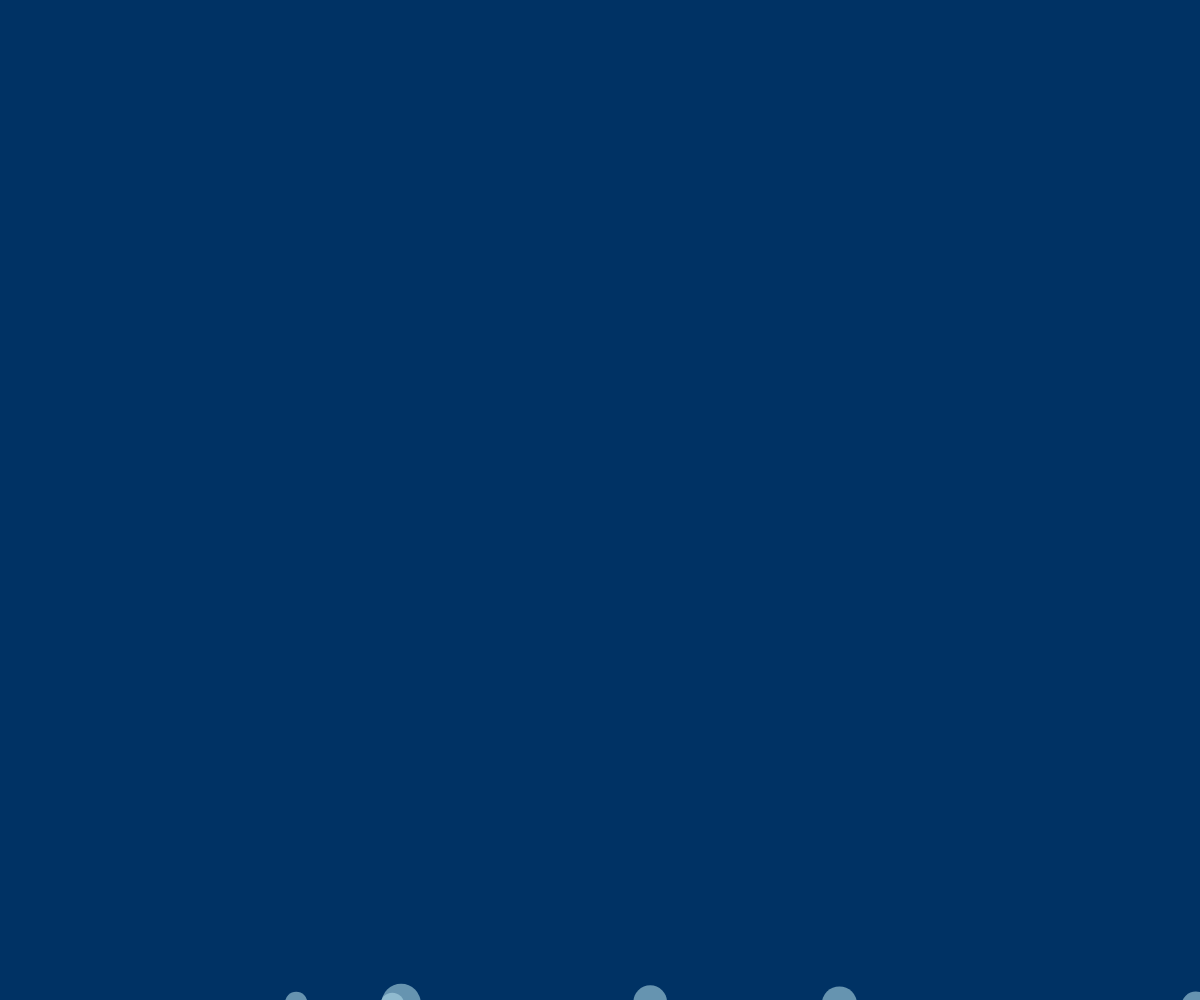
Frame 1 (no input)
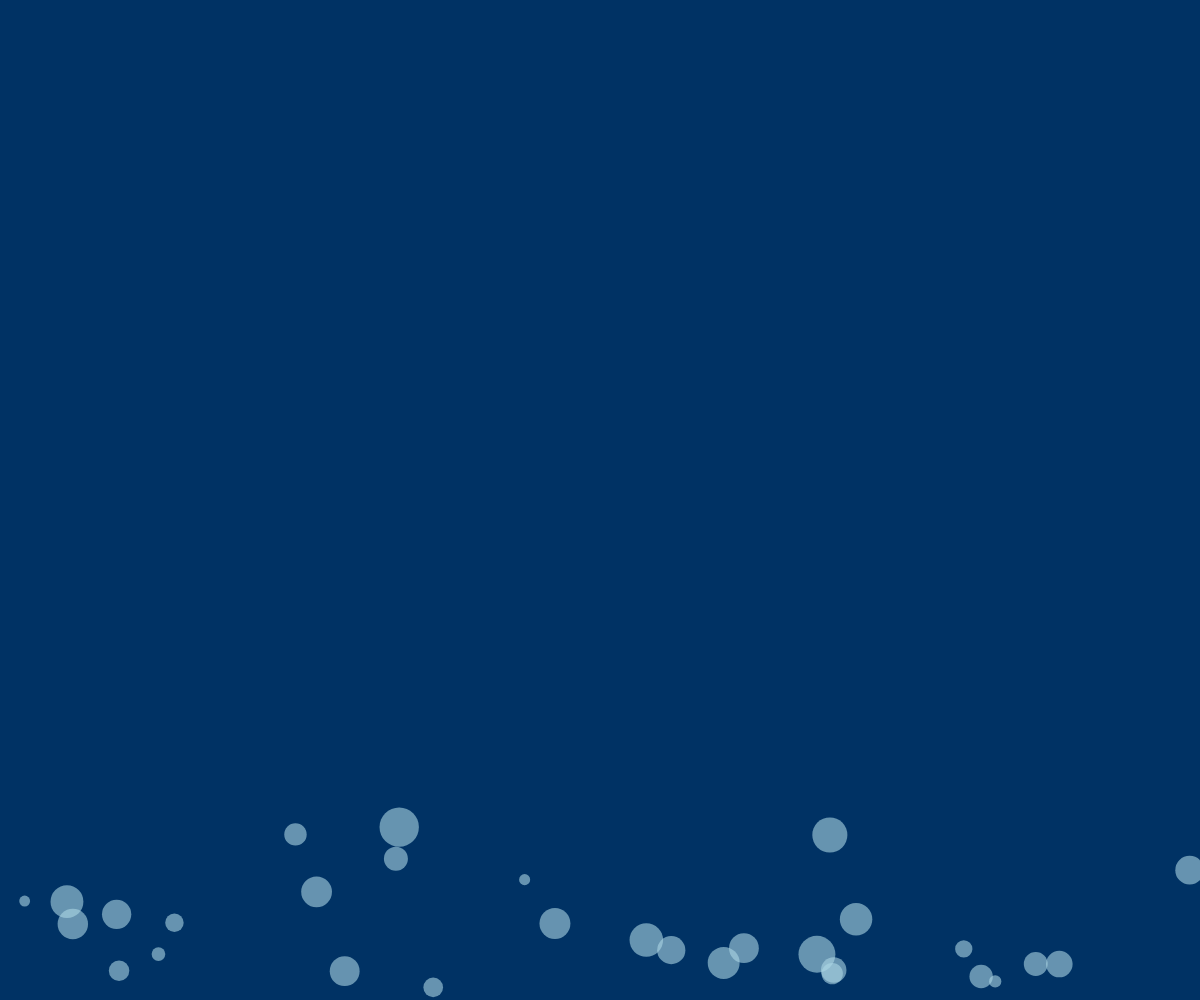
Frame 60 (no input)
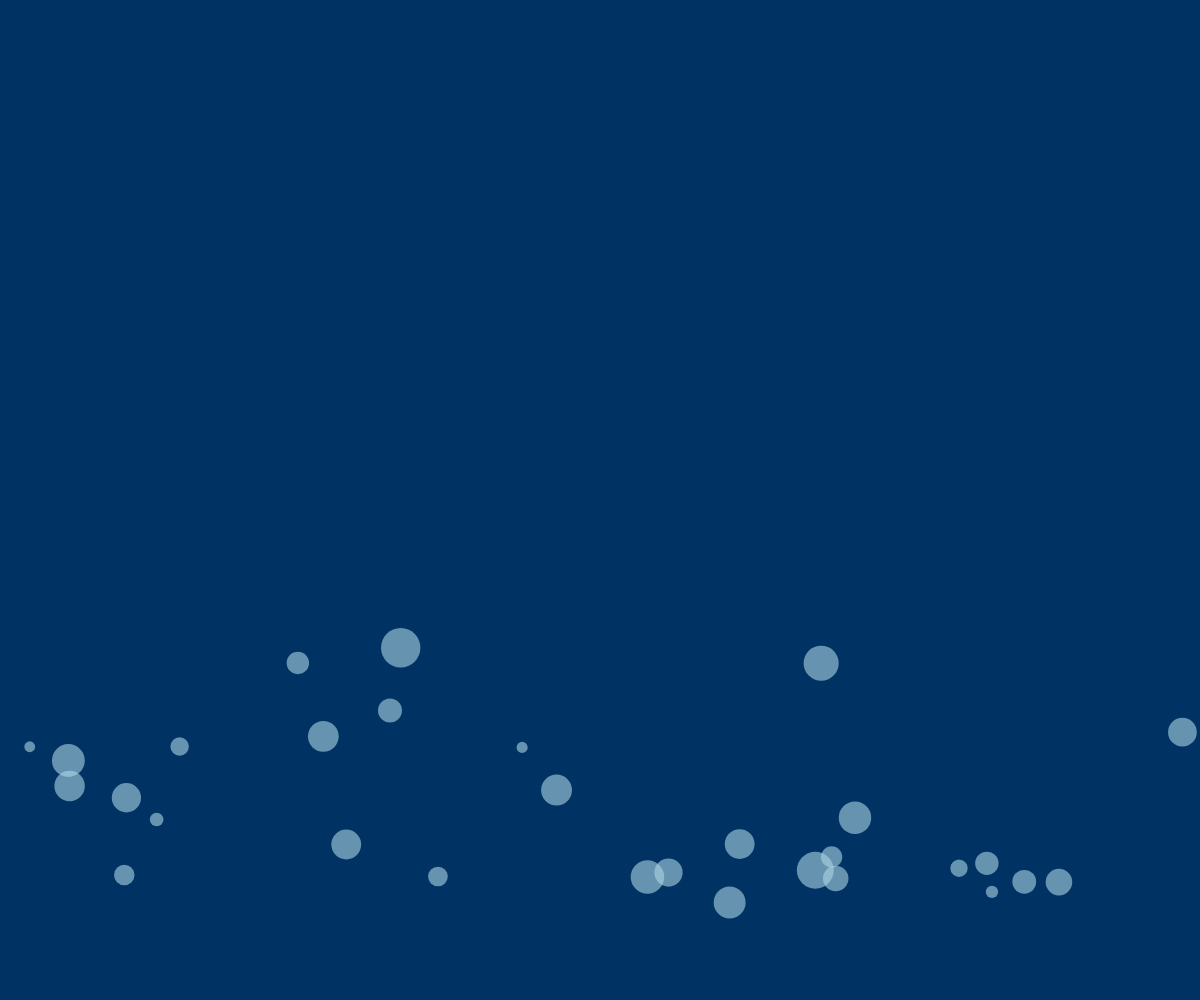
Frame 120 (the mouse pressed at the canvas centre since frame 60)

The p5.js sketch that drew these frames (run headless with seeded random() and noise() and a simulated clock; from frame 60 on, the mouse is pressed at the canvas centre):

// p5.js sketch
// ── sketch.js
let bubbles = [];

function setup() {
    createCanvas(windowWidth, windowHeight);
    for (let i = 0; i < 30; i++) {
        bubbles.push(new Bubble(random(width), random(height, height + 100)));
    }
}

function draw() {
    background(0, 50, 100);
    for (let b of bubbles) {
        b.move();
        b.display();
    }
}

class Bubble {
    constructor(x, y) {
        this.position = createVector(x, y);
        this.radius = random(5, 20);
        this.speed = random(1, 3);
    }

    move() {
        this.position.y -= this.speed; 
        this.position.x += random(-1, 1); 

        
        if (this.position.y < -this.radius) {
            this.position.y = height + this.radius;
            this.position.x = random(width);
        }
    }

    display() {
        noStroke();
        fill(173, 216, 230, 150); 
        ellipse(this.position.x, this.position.y, this.radius * 2);
    }
}

function windowResized() {
    resizeCanvas(windowWidth, windowHeight);
}
